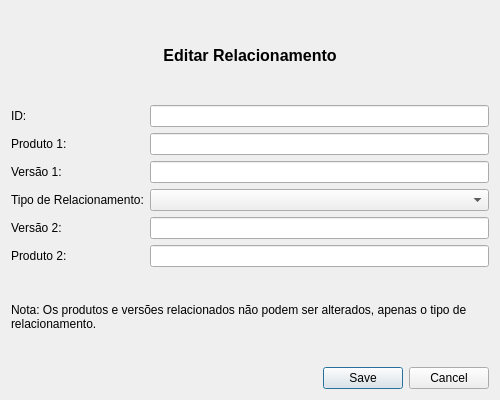
<?xml version="1.0" encoding="UTF-8"?>
<!-- Path: gui\informacao_produto\relationship_edit_dialog.ui -->
<ui version="4.0">
 <class>RelationshipEditDialog</class>
 <widget class="QDialog" name="RelationshipEditDialog">
  <property name="geometry">
   <rect>
    <x>0</x>
    <y>0</y>
    <width>500</width>
    <height>400</height>
   </rect>
  </property>
  <property name="windowTitle">
   <string>Editar Relacionamento</string>
  </property>
  <layout class="QVBoxLayout" name="verticalLayout">
   <item>
    <widget class="QLabel" name="titleLabel">
     <property name="font">
      <font>
       <pointsize>12</pointsize>
       <weight>75</weight>
       <bold>true</bold>
      </font>
     </property>
     <property name="text">
      <string>Editar Relacionamento</string>
     </property>
     <property name="alignment">
      <set>Qt::AlignCenter</set>
     </property>
    </widget>
   </item>
   <item>
    <layout class="QFormLayout" name="formLayout">
     <item row="0" column="0">
      <widget class="QLabel" name="idLabel">
       <property name="text">
        <string>ID:</string>
       </property>
      </widget>
     </item>
     <item row="0" column="1">
      <widget class="QLineEdit" name="idLineEdit">
       <property name="readOnly">
        <bool>true</bool>
       </property>
      </widget>
     </item>
     <item row="1" column="0">
      <widget class="QLabel" name="produto1Label">
       <property name="text">
        <string>Produto 1:</string>
       </property>
      </widget>
     </item>
     <item row="1" column="1">
      <widget class="QLineEdit" name="produto1LineEdit">
       <property name="readOnly">
        <bool>true</bool>
       </property>
      </widget>
     </item>
     <item row="2" column="0">
      <widget class="QLabel" name="versao1Label">
       <property name="text">
        <string>Versão 1:</string>
       </property>
      </widget>
     </item>
     <item row="2" column="1">
      <widget class="QLineEdit" name="versao1LineEdit">
       <property name="readOnly">
        <bool>true</bool>
       </property>
      </widget>
     </item>
     <item row="3" column="0">
      <widget class="QLabel" name="tipoRelacionamentoLabel">
       <property name="text">
        <string>Tipo de Relacionamento:</string>
       </property>
      </widget>
     </item>
     <item row="3" column="1">
      <widget class="QComboBox" name="tipoRelacionamentoComboBox"/>
     </item>
     <item row="4" column="0">
      <widget class="QLabel" name="versao2Label">
       <property name="text">
        <string>Versão 2:</string>
       </property>
      </widget>
     </item>
     <item row="4" column="1">
      <widget class="QLineEdit" name="versao2LineEdit">
       <property name="readOnly">
        <bool>true</bool>
       </property>
      </widget>
     </item>
     <item row="5" column="0">
      <widget class="QLabel" name="produto2Label">
       <property name="text">
        <string>Produto 2:</string>
       </property>
      </widget>
     </item>
     <item row="5" column="1">
      <widget class="QLineEdit" name="produto2LineEdit">
       <property name="readOnly">
        <bool>true</bool>
       </property>
      </widget>
     </item>
    </layout>
   </item>
   <item>
    <widget class="QLabel" name="infoLabel">
     <property name="text">
      <string>Nota: Os produtos e versões relacionados não podem ser alterados, apenas o tipo de relacionamento.</string>
     </property>
     <property name="wordWrap">
      <bool>true</bool>
     </property>
    </widget>
   </item>
   <item>
    <widget class="QDialogButtonBox" name="buttonBox">
     <property name="orientation">
      <enum>Qt::Horizontal</enum>
     </property>
     <property name="standardButtons">
      <set>QDialogButtonBox::Cancel|QDialogButtonBox::Save</set>
     </property>
    </widget>
   </item>
  </layout>
 </widget>
 <resources/>
 <connections>
  <connection>
   <sender>buttonBox</sender>
   <signal>accepted()</signal>
   <receiver>RelationshipEditDialog</receiver>
   <slot>accept()</slot>
   <hints>
    <hint type="sourcelabel">
     <x>248</x>
     <y>254</y>
    </hint>
    <hint type="destinationlabel">
     <x>157</x>
     <y>274</y>
    </hint>
   </hints>
  </connection>
  <connection>
   <sender>buttonBox</sender>
   <signal>rejected()</signal>
   <receiver>RelationshipEditDialog</receiver>
   <slot>reject()</slot>
   <hints>
    <hint type="sourcelabel">
     <x>316</x>
     <y>260</y>
    </hint>
    <hint type="destinationlabel">
     <x>286</x>
     <y>274</y>
    </hint>
   </hints>
  </connection>
 </connections>
</ui>
